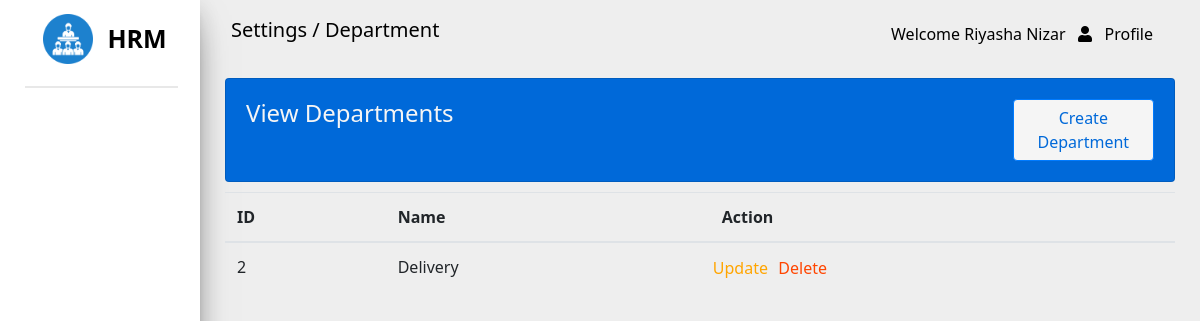
The page /pages/department/index.php (signed in) on the database as committed earlier.
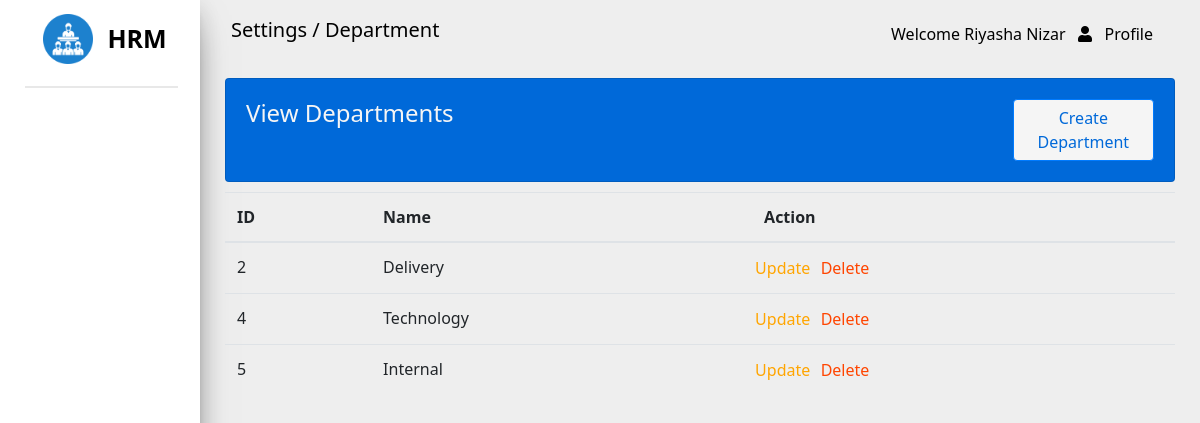
The same page on the database as committed later.
### tables this page shows
CREATE TABLE IF NOT EXISTS `department` (
  `id` int NOT NULL AUTO_INCREMENT,
  `name` varchar(65) NOT NULL,
  PRIMARY KEY (`id`)
);

### core/services/common-service.php (called while the page is built, shortened)
<?php
    function getUsername() {
        return $_SESSION["fullname"];
    }
?>

### core/services/department-service.php (called while the page is built, shortened)
<?php
    function getAllDepartments($conn) {
        $query = "SELECT * from Department";
        return $conn->query($query);
    }
?>

### pages/department/index.php (the view, shortened to what this page needs)
<?php
    require '../../core/services/common-service.php';
    require '../../core/services/department-service.php';
?>
<!DOCTYPE html>
<html lang="en">
<head>
    <link rel="stylesheet" href="https://use.fontawesome.com/releases/v5.7.0/css/all.css"
>
    <link rel="stylesheet" href="../../assets/css/common.css" />
    <link rel="stylesheet" href="../../assets/css/department.css" />
</head>
<body>
    <div class="row max-width">
        <div class="col-md-2 side-content">
            <img src="../../assets/images/hrm.png" width="50px" />
            <label>HRM</label>
            <br />
            <div class="break-line"></div>
        </div>
        <div class="col-md-10 nav-content">
            <nav class="navbar">
                <label class="navbar-brand">Settings / Department</label>
                <div class="dropdown">
                    <button class="dropbtn" onclick="showDropDown()">
                        Welcome <?php echo getUserName();?> &nbsp
                        <span class="fa fa-user" onclick="showDropDown()"></span> &nbsp Profile
                    </button>
                </div>
            </nav>
            <div class="column maintain-paddings">
                <div class="card main-card">
                    <div class="row more-top-margin">
                        <div class="col-md-8">
                            <h4>View Departments</h4>
                        </div>
                        <div class="col-md-4">
                            <a href="./create.php" class="btn btn-primary btn-small">Create Department</a>
                        </div>
                    </div>
                </div>
                <div class="slight-top-margin">
                    <table class="table">
                        <thead>
                            <tr>
                                <th>ID</th>
                                <th>Name</th>
                                <th>Action</th>
                            </tr>
                        </thead>
                        <tbody>
                            <?php
                                $result = getAllDepartments($conn);
                                while($row = mysqli_fetch_assoc($result)) {
                            ?>
                            <tr>
                                <td id="<?php echo $row['id'];?>"><?php echo $row["id"];?></td>
                                <td><?php echo $row["name"];?></td>
                                <td>
                                    <div class="row center">
                                        <form method="POST" action="../../core/services/department-service.php">
                                            <input type="button" class="btn-small btn-r btn-d" name="btnDelete"
                                                onclick="deleteDepartment(<?php echo $row['id'];?>)" value="Delete" />
                                            <input type="button" class="btn-small btn-r btn-u" name="btnUpdate"
                                                id="btnUpdateD" onclick="updateDepartment(<?php echo $row['id'];?>)"
                                                value="Update" />
                                        </form>
                                    </div>
                                </td>
                            </tr>
                            <?php
                                }
                            ?>
                        </tbody>
                    </table>
                </div>
            </div>
        </div>
    </div>
</body>
</html>

Rows that differ between the two databases and show on the page:
added department: id "4", name "Technology"
added department: id "5", name "Internal"
